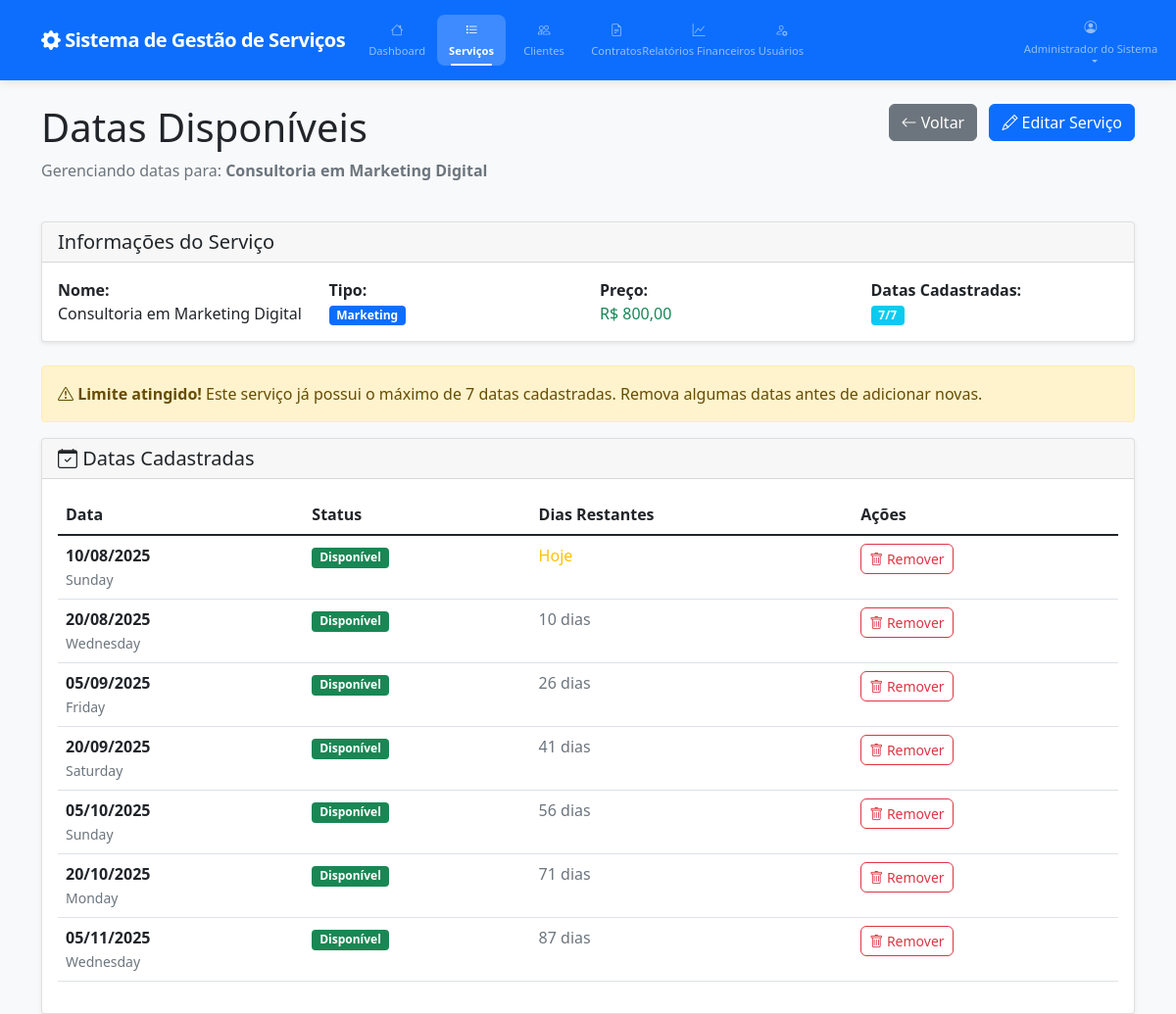
/admin/servicos/datas.php?id=2 (signed in), run on the app's committed database.
### tables this page shows
CREATE TABLE `servicos` (
    `id` int(11) NOT NULL AUTO_INCREMENT,
    `nome` varchar(100) NOT NULL,
    `tipo` varchar(50) NOT NULL,
    `preco` decimal(10, 2) NOT NULL,
    `descricao` text DEFAULT NULL,
    `ativo` tinyint(1) DEFAULT 1 COMMENT 'Status do serviço',
    `created_at` timestamp DEFAULT CURRENT_TIMESTAMP,
    `updated_at` timestamp DEFAULT CURRENT_TIMESTAMP ON UPDATE CURRENT_TIMESTAMP,
    PRIMARY KEY (`id`)
);

CREATE TABLE `datas_disponiveis` (
    `id` int(11) NOT NULL AUTO_INCREMENT,
    `servico_id` int(11) NOT NULL,
    `data` date NOT NULL,
    `disponivel` tinyint(1) DEFAULT 1,
    `created_at` timestamp DEFAULT CURRENT_TIMESTAMP,
    PRIMARY KEY (`id`),
    KEY `servico_id` (`servico_id`),
    KEY `data` (`data`),
    CONSTRAINT `fk_data_servico` FOREIGN KEY (`servico_id`) REFERENCES `servicos` (`id`) ON DELETE CASCADE
);

### admin/servicos/datas.php (the view, shortened to what the rows shown need)
<?php
require_once '../../shared/dao/ServicoDAO.php';
require_once '../../shared/dao/DataDisponivelDAO.php';
$servicoDAO = new ServicoDAO();
$dataDAO = new DataDisponivelDAO();
$servicoId = (int) $_GET['id'];
$servico = $servicoDAO->findById($servicoId);
$datasDisponiveis = $dataDAO->findByServiceId($servicoId);
$datasDisponiveisCount = $dataDAO->contarDatasPorServico($servicoId);
?>
<!DOCTYPE html>
<html lang="pt-BR">
<head>
    <link href="https://cdn.jsdelivr.net/npm/bootstrap@5.1.3/dist/css/bootstrap.min.css" rel="stylesheet">
    <link href="https://cdn.jsdelivr.net/npm/bootstrap-icons@1.8.1/font/bootstrap-icons.css" rel="stylesheet">
    <link rel="stylesheet" href="../../shared/assets/css/style.css">
</head>
<body>
    <div class="container mt-4">
        <div class="row mb-4">
            <div class="col-md-6">
                <h1>Datas Disponíveis</h1>
                <p class="text-muted">
                    Gerenciando datas para: <strong><?= htmlspecialchars($servico['nome']) ?></strong>
                </p>
            </div>
        </div>
        <div class="row mb-4">
            <div class="col-md-12">
                <div class="card">
                    <div class="card-body">
                        <div class="row">
                            <div class="col-md-3">
                                <strong>Nome:</strong><br>
                                <?= htmlspecialchars($servico['nome']) ?>
                            </div>
                            <div class="col-md-3">
                                <strong>Tipo:</strong><br>
                                <span class="badge bg-primary"><?= htmlspecialchars($servico['tipo']) ?></span>
                            </div>
                            <div class="col-md-3">
                                <strong>Preço:</strong><br>
                                <span class="text-success">R$ <?= number_format($servico['preco'], 2, ',', '.') ?></span>
                            </div>
                            <div class="col-md-3">
                                <strong>Datas Cadastradas:</strong><br>
                                <span class="badge bg-info"><?= $datasDisponiveisCount ?>/7</span>
                            </div>
                        </div>
                    </div>
                </div>
            </div>
        </div>
        <div class="row">
            <div class="col-md-12">
                <div class="card">
                    <div class="card-body">
                        <?php if (empty($datasDisponiveis)): ?>
                            <div class="text-center py-4">
                                <i class="bi bi-calendar-x" style="font-size: 3rem; color: #ccc;"></i>
                                <h5 class="mt-3">Nenhuma data cadastrada</h5>
                                <p class="text-muted">Adicione datas disponíveis para este serviço</p>
                            </div>
                        <?php else: ?>
                            <div class="table-responsive">
                                <table class="table table-hover">
                                    <thead>
                                        <tr>
                                            <th>Data</th>
                                            <th>Status</th>
                                            <th>Dias Restantes</th>
                                            <th>Ações</th>
                                        </tr>
                                    </thead>
                                    <tbody>
                                        <?php foreach ($datasDisponiveis as $data): ?>
                                            <?php
                                            $dataObj = new DateTime($data['data']);
                                            $hoje = new DateTime();
                                            $diasRestantes = $dataObj->diff($hoje)->days;
                                            $statusClass = $data['disponivel'] ? 'success' : 'danger';
                                            $statusText = $data['disponivel'] ? 'Disponível' : 'Indisponível';
                                            ?>
                                            <tr>
                                                <td>
                                                    <strong><?= $dataObj->format('d/m/Y') ?></strong>
                                                    <br>
                                                    <small class="text-muted"><?= $dataObj->format('l') ?></small>
                                                </td>
                                                <td>
                                                    <span class="badge bg-<?= $statusClass ?>">
                                                        <?= $statusText ?>
                                                    </span>
                                                </td>
                                                <td>
                                                    <?php if ($diasRestantes == 0): ?>
                                                        <span class="text-warning">Hoje</span>
                                                    <?php elseif ($diasRestantes == 1): ?>
                                                        <span class="text-info">Amanhã</span>
                                                    <?php else: ?>
                                                        <span class="text-muted"><?= $diasRestantes ?> dias</span>
                                                    <?php endif; ?>
                                                </td>
                                                <td>
                                                    <?php if ($data['disponivel']): ?>
                                                        <form method="POST" style="display: inline;">
                                                            <button type="submit" class="btn btn-sm btn-outline-danger"
                                                                    onclick="return confirm('Tem certeza que deseja remover esta data?')">
                                                                <i class="bi bi-trash"></i> Remover
                                                            </button>
                                                        </form>
                                                    <?php else: ?>
                                                        <span class="text-muted">Contratada</span>
                                                    <?php endif; ?>
                                                </td>
                                            </tr>
                                        <?php endforeach; ?>
                                    </tbody>
                                </table>
                            </div>
                        <?php endif; ?>
                    </div>
                </div>
            </div>
        </div>
    </div>
</body>
</html>

### data on the page
servicos: nome "Consultoria em Marketing Digital", tipo "Marketing", preco "800,00"
datas_disponiveis: data "10/08/2025", data "Sunday", disponivel "Disponível", shows "Hoje"
datas_disponiveis: data "20/08/2025", data "Wednesday", disponivel "Disponível"
datas_disponiveis: data "05/09/2025", data "Friday", disponivel "Disponível"
datas_disponiveis: data "20/09/2025", data "Saturday", disponivel "Disponível"
datas_disponiveis: data "05/10/2025", data "Sunday", disponivel "Disponível"
datas_disponiveis: data "20/10/2025", data "Monday", disponivel "Disponível"
datas_disponiveis: data "05/11/2025", data "Wednesday", disponivel "Disponível"

### other printed values
$user['nome'] "Administrador do Sistema"
$datasDisponiveisCount "7"
